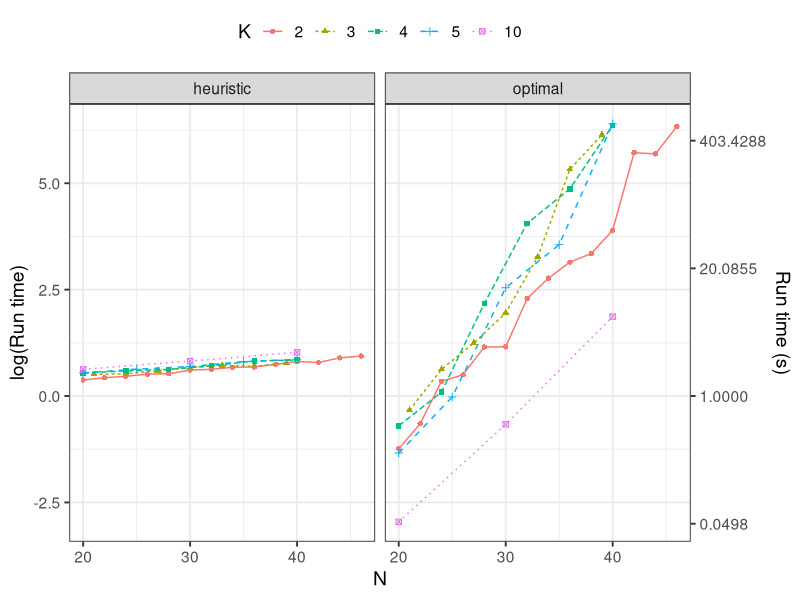

Source code (R):

# Author: Martin Papenberg
# Year: 2025

# Some analyses on optimal anticlustering with must-link feature. Also see the supplementary materials.
# (Supplementary_Materials/supplemetary_materials.pdf)

library(dplyr)
library(tidyr)
library(ggplot2)
library(here)

ti <- read.csv(here("Running_Time_Optimal_Algorithm", "results_runningtime.csv"), sep = ";")

# we need comparator that allows for numeric imprecision of double, to test if heuristic solutions were optimal 
# (as in file running_times.R)

"%==%" <- function(x, y) abs(x - y) < .0000000001
"%>%" <- function(x, y) (x - y) > (.0000000001)

mean(ti$diversity_optimal %>% ti$diversity_heuristic, na.rm = TRUE) 
ti$ID <- 1:nrow(ti)

dfl <- ti |> 
  select(ID, N, K, time_heuristic, time_optimal, time_limit_exceeded) |> 
  pivot_longer(
    cols = c(time_heuristic, time_optimal),
    names_to = "Algorithm", 
    values_to = "Runtime",
    names_prefix = "time_")

dfl$K <- factor(dfl$K)
df <- dfl |> 
  filter(!time_limit_exceeded) |> 
  group_by(N, K, Algorithm) |> 
  summarise(runtime = mean(Runtime))

df |> 
  group_by(K, Algorithm) |> 
  summarise(max_mean_runtime = max(runtime), N_max = max(N)) |> 
  arrange(desc(Algorithm), K)

options(scipen = 999, digits = 2)
df |>
  ggplot(aes(x = N, y = log(runtime))) +
  geom_point(aes(color = K, shape = K)) +
  geom_line(aes(linetype = K, color = K)) +
  theme_bw(base_size = 14) +
  facet_grid(cols = vars(Algorithm), scales = "free") +
  ylab("log(Run time)") + 
  theme(legend.position = "top")+ 
  scale_y_continuous(
    sec.axis = sec_axis(transform = ~ exp(.x),
                        name = "Run time (s)", 
                        breaks = exp(c(-6, -3, 0, 3, 6)))
  ) 

